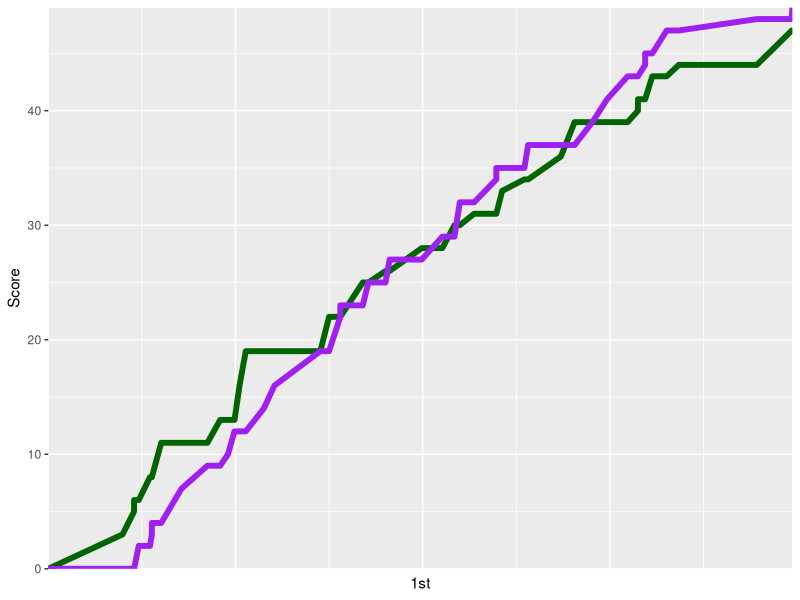

Here is the R script that generated this plot:
#Exercise 10
#11/27/2023
#James Magas


#Part 1 - create a line graph of the incremental cumulative scores of two
#basketball teams

#clear previous contents
rm(list=ls())

# load a package every time you wish to use it
library(ggplot2)
library(cowplot)

#import data and read the .txt file to a data frame

data=read.table(file="UWvMSU_1-22-13.txt",header=TRUE)
head(data)

#create a vector of the team column and call it team
team<-c(data$team)
#create a vector of the time column and call it time
time<-c(data$time)

#create a new data frame with the below headings and create empty vectors for each column
scores<-data.frame("Time" = numeric(length(time)), "MSU" = numeric(length(time)), "UW" = numeric(length(time)), stringsAsFactors = FALSE)


#create a variable that can be added to for each team value that can be incremented
uwprev = 0
uwcurr = 0

msuprev = 0
msucurr = 0
#create a loop that checks each row in "data" and accumulates points for the correct team
#the accumulated scores are added to the correct column and row each time the loop increments
for(j in 1:length(time)){
  if(team[j] == "MSU"){
    uwprev = data[j,3]
    uwcurr = uwprev + uwcurr
    scores[j,3] = uwcurr
    scores[j,2] = msucurr
    scores[j,1] = data[j,1]
  } else{
    msuprev = data[j,3]
    msucurr = msuprev + msucurr
    scores[j,2] = msucurr
    scores[j,3] = uwcurr
    scores[j,1] = data[j,1]
  }}

#create a row of zeroes at the top so that there is a starting time of zero and starting scores of zero
scores<-rbind(0,scores)
#finally print the data frame "scores" to make sure everything looks correct
scores



#for graph time is going to be x axis
#I will need to create a line of scores vs time for MSU and another for UW
#remove x tick marks
#make graph start at 0 in x-axis and y-axis


ggplot(scores, aes(x = Time)) +
     geom_line(aes(y = MSU), size = 2, color = "darkgreen") +
     geom_line(aes(y = UW), size = 2, color = "purple") +
     xlab("1st") +
     ylab("Score") +
     scale_x_continuous(expand = c(0,0), limits = c(0,NA)) +
     scale_y_continuous(expand = c(0,0), limits = c(0,NA)) +
     theme(axis.text.x = element_blank(), axis.ticks.x = element_blank())
